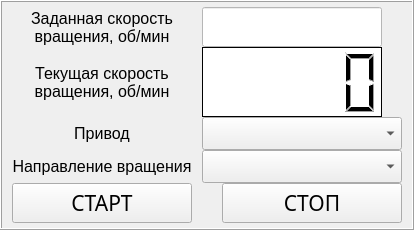
                  <widget class="QFrame" name="run_frequency_frame">
                   <property name="frameShape">
                    <enum>QFrame::Box</enum>
                   </property>
                   <property name="frameShadow">
                    <enum>QFrame::Raised</enum>
                   </property>
                   <layout class="QGridLayout" name="gridLayout_16">
                    <property name="leftMargin">
                     <number>10</number>
                    </property>
                    <property name="topMargin">
                     <number>5</number>
                    </property>
                    <property name="rightMargin">
                     <number>10</number>
                    </property>
                    <property name="bottomMargin">
                     <number>5</number>
                    </property>
                    <property name="horizontalSpacing">
                     <number>10</number>
                    </property>
                    <property name="verticalSpacing">
                     <number>0</number>
                    </property>
                    <item row="0" column="1">
                     <widget class="QLineEdit" name="run_debug_speed_lineEdit">
                      <property name="minimumSize">
                       <size>
                        <width>180</width>
                        <height>40</height>
                       </size>
                      </property>
                      <property name="maximumSize">
                       <size>
                        <width>180</width>
                        <height>40</height>
                       </size>
                      </property>
                      <property name="font">
                       <font>
                        <family>Arial</family>
                        <pointsize>16</pointsize>
                       </font>
                      </property>
                      <property name="styleSheet">
                       <string notr="true">background-color: rgb(255, 255, 255);</string>
                      </property>
                      <property name="text">
                       <string/>
                      </property>
                      <property name="alignment">
                       <set>Qt::AlignCenter</set>
                      </property>
                     </widget>
                    </item>
                    <item row="1" column="1">
                     <widget class="QLCDNumber" name="run_debug_speed_carrent_lcdNumber">
                      <property name="minimumSize">
                       <size>
                        <width>180</width>
                        <height>70</height>
                       </size>
                      </property>
                      <property name="maximumSize">
                       <size>
                        <width>180</width>
                        <height>70</height>
                       </size>
                      </property>
                      <property name="styleSheet">
                       <string notr="true">background-color: rgb(255, 255, 255);</string>
                      </property>
                      <property name="frameShadow">
                       <enum>QFrame::Plain</enum>
                      </property>
                      <property name="digitCount">
                       <number>5</number>
                      </property>
                     </widget>
                    </item>
                    <item row="0" column="0">
                     <widget class="QLabel" name="label_82">
                      <property name="minimumSize">
                       <size>
                        <width>0</width>
                        <height>30</height>
                       </size>
                      </property>
                      <property name="font">
                       <font>
                        <family>Arial</family>
                        <pointsize>12</pointsize>
                       </font>
                      </property>
                      <property name="text">
                       <string>Заданная скорость
вращения, об/мин</string>
                      </property>
                      <property name="alignment">
                       <set>Qt::AlignCenter</set>
                      </property>
                     </widget>
                    </item>
                    <item row="6" column="1" alignment="Qt::AlignRight">
                     <widget class="QPushButton" name="run_debug_stop_btn">
                      <property name="minimumSize">
                       <size>
                        <width>180</width>
                        <height>40</height>
                       </size>
                      </property>
                      <property name="maximumSize">
                       <size>
                        <width>180</width>
                        <height>40</height>
                       </size>
                      </property>
                      <property name="font">
                       <font>
                        <family>Arial Black</family>
                        <pointsize>16</pointsize>
                       </font>
                      </property>
                      <property name="text">
                       <string>СТОП</string>
                      </property>
                     </widget>
                    </item>
                    <item row="1" column="0">
                     <widget class="QLabel" name="label_83">
                      <property name="minimumSize">
                       <size>
                        <width>0</width>
                        <height>30</height>
                       </size>
                      </property>
                      <property name="font">
                       <font>
                        <family>Arial</family>
                        <pointsize>12</pointsize>
                       </font>
                      </property>
                      <property name="text">
                       <string>Текущая скорость
вращения, об/мин</string>
                      </property>
                      <property name="alignment">
                       <set>Qt::AlignCenter</set>
                      </property>
                     </widget>
                    </item>
                    <item row="5" column="0">
                     <widget class="QLabel" name="label_85">
                      <property name="minimumSize">
                       <size>
                        <width>0</width>
                        <height>30</height>
                       </size>
                      </property>
                      <property name="maximumSize">
                       <size>
                        <width>16777215</width>
                        <height>16777215</height>
                       </size>
                      </property>
                      <property name="font">
                       <font>
                        <family>Arial</family>
                        <pointsize>12</pointsize>
                       </font>
                      </property>
                      <property name="text">
                       <string>Направление вращения</string>
                      </property>
                      <property name="alignment">
                       <set>Qt::AlignCenter</set>
                      </property>
                     </widget>
                    </item>
                    <item row="3" column="0">
                     <widget class="QLabel" name="label_84">
                      <property name="minimumSize">
                       <size>
                        <width>0</width>
                        <height>30</height>
                       </size>
                      </property>
                      <property name="font">
                       <font>
                        <family>Arial</family>
                        <pointsize>12</pointsize>
                       </font>
                      </property>
                      <property name="text">
                       <string>Привод</string>
                      </property>
                      <property name="alignment">
                       <set>Qt::AlignCenter</set>
                      </property>
                     </widget>
                    </item>
                    <item row="3" column="1">
                     <widget class="QComboBox" name="run_debug_gear_comboBox">
                      <property name="minimumSize">
                       <size>
                        <width>200</width>
                        <height>0</height>
                       </size>
                      </property>
                      <property name="maximumSize">
                       <size>
                        <width>200</width>
                        <height>35</height>
                       </size>
                      </property>
                      <property name="font">
                       <font>
                        <family>Arial</family>
                        <pointsize>16</pointsize>
                       </font>
                      </property>
                      <property name="editable">
                       <bool>false</bool>
                      </property>
                      <property name="currentText">
                       <string/>
                      </property>
                     </widget>
                    </item>
                    <item row="5" column="1">
                     <widget class="QComboBox" name="run_debug_direct_comboBox">
                      <property name="minimumSize">
                       <size>
                        <width>200</width>
                        <height>0</height>
                       </size>
                      </property>
                      <property name="maximumSize">
                       <size>
                        <width>200</width>
                        <height>35</height>
                       </size>
                      </property>
                      <property name="font">
                       <font>
                        <family>Arial</family>
                        <pointsize>16</pointsize>
                       </font>
                      </property>
                     </widget>
                    </item>
                    <item row="6" column="0">
                     <widget class="QPushButton" name="run_debug_start_btn">
                      <property name="minimumSize">
                       <size>
                        <width>180</width>
                        <height>40</height>
                       </size>
                      </property>
                      <property name="maximumSize">
                       <size>
                        <width>180</width>
                        <height>40</height>
                       </size>
                      </property>
                      <property name="font">
                       <font>
                        <family>Arial Black</family>
                        <pointsize>16</pointsize>
                       </font>
                      </property>
                      <property name="text">
                       <string>СТАРТ</string>
                      </property>
                     </widget>
                    </item>
                   </layout>
                  </widget>
